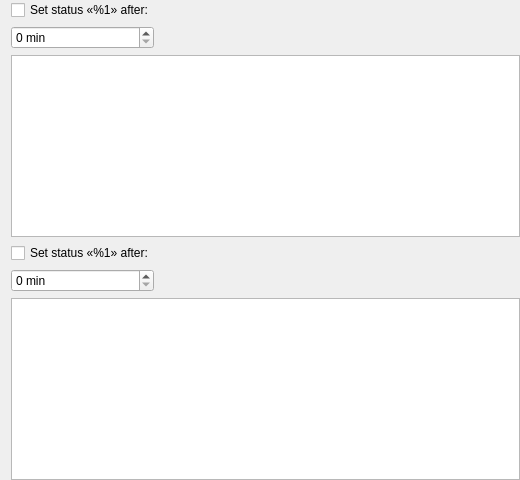
<?xml version="1.0" encoding="UTF-8"?>
<ui version="4.0">
 <class>MIdleWidget</class>
 <widget class="QWidget" name="MIdleWidget">
  <property name="geometry">
   <rect>
    <x>0</x>
    <y>0</y>
    <width>520</width>
    <height>480</height>
   </rect>
  </property>
  <property name="windowTitle">
   <string>Form</string>
  </property>
  <layout class="QGridLayout" name="gridLayout">
   <property name="topMargin">
    <number>0</number>
   </property>
   <property name="rightMargin">
    <number>0</number>
   </property>
   <property name="bottomMargin">
    <number>0</number>
   </property>
   <property name="horizontalSpacing">
    <number>0</number>
   </property>
   <item row="0" column="0">
    <widget class="QCheckBox" name="awayCheckBox">
     <property name="text">
      <string>Set status «%1» after:</string>
     </property>
    </widget>
   </item>
   <item row="1" column="0">
    <widget class="QSpinBox" name="awaySpinBox">
     <property name="suffix">
      <string comment="seconds"> min</string>
     </property>
    </widget>
   </item>
   <item row="2" column="0" colspan="2">
    <widget class="QTextEdit" name="awayTextBox">
     <property name="sizePolicy">
      <sizepolicy hsizetype="Expanding" vsizetype="Expanding">
       <horstretch>0</horstretch>
       <verstretch>0</verstretch>
      </sizepolicy>
     </property>
    </widget>
   </item>
   <item row="3" column="0">
    <widget class="QCheckBox" name="naCheckBox">
     <property name="text">
      <string>Set status «%1» after:</string>
     </property>
    </widget>
   </item>
   <item row="4" column="0">
    <widget class="QSpinBox" name="naSpinBox">
     <property name="suffix">
      <string comment="seconds"> min</string>
     </property>
    </widget>
   </item>
   <item row="1" column="1">
    <spacer name="horizontalSpacer">
     <property name="orientation">
      <enum>Qt::Horizontal</enum>
     </property>
     <property name="sizeHint" stdset="0">
      <size>
       <width>40</width>
       <height>20</height>
      </size>
     </property>
    </spacer>
   </item>
   <item row="4" column="1">
    <spacer name="horizontalSpacer_2">
     <property name="orientation">
      <enum>Qt::Horizontal</enum>
     </property>
     <property name="sizeHint" stdset="0">
      <size>
       <width>40</width>
       <height>20</height>
      </size>
     </property>
    </spacer>
   </item>
   <item row="5" column="0" colspan="2">
    <widget class="QTextEdit" name="naTextBox">
     <property name="sizePolicy">
      <sizepolicy hsizetype="Expanding" vsizetype="Expanding">
       <horstretch>0</horstretch>
       <verstretch>0</verstretch>
      </sizepolicy>
     </property>
    </widget>
   </item>
  </layout>
 </widget>
 <resources/>
 <connections>
  <connection>
   <sender>naCheckBox</sender>
   <signal>clicked(bool)</signal>
   <receiver>naTextBox</receiver>
   <slot>setEnabled(bool)</slot>
   <hints>
    <hint type="sourcelabel">
     <x>25</x>
     <y>124</y>
    </hint>
    <hint type="destinationlabel">
     <x>96</x>
     <y>152</y>
    </hint>
   </hints>
  </connection>
  <connection>
   <sender>naCheckBox</sender>
   <signal>clicked(bool)</signal>
   <receiver>naSpinBox</receiver>
   <slot>setEnabled(bool)</slot>
   <hints>
    <hint type="sourcelabel">
     <x>145</x>
     <y>113</y>
    </hint>
    <hint type="destinationlabel">
     <x>287</x>
     <y>120</y>
    </hint>
   </hints>
  </connection>
  <connection>
   <sender>awayCheckBox</sender>
   <signal>clicked(bool)</signal>
   <receiver>awaySpinBox</receiver>
   <slot>setEnabled(bool)</slot>
   <hints>
    <hint type="sourcelabel">
     <x>176</x>
     <y>32</y>
    </hint>
    <hint type="destinationlabel">
     <x>314</x>
     <y>33</y>
    </hint>
   </hints>
  </connection>
  <connection>
   <sender>awayCheckBox</sender>
   <signal>clicked(bool)</signal>
   <receiver>awayTextBox</receiver>
   <slot>setEnabled(bool)</slot>
   <hints>
    <hint type="sourcelabel">
     <x>52</x>
     <y>30</y>
    </hint>
    <hint type="destinationlabel">
     <x>99</x>
     <y>58</y>
    </hint>
   </hints>
  </connection>
 </connections>
</ui>
